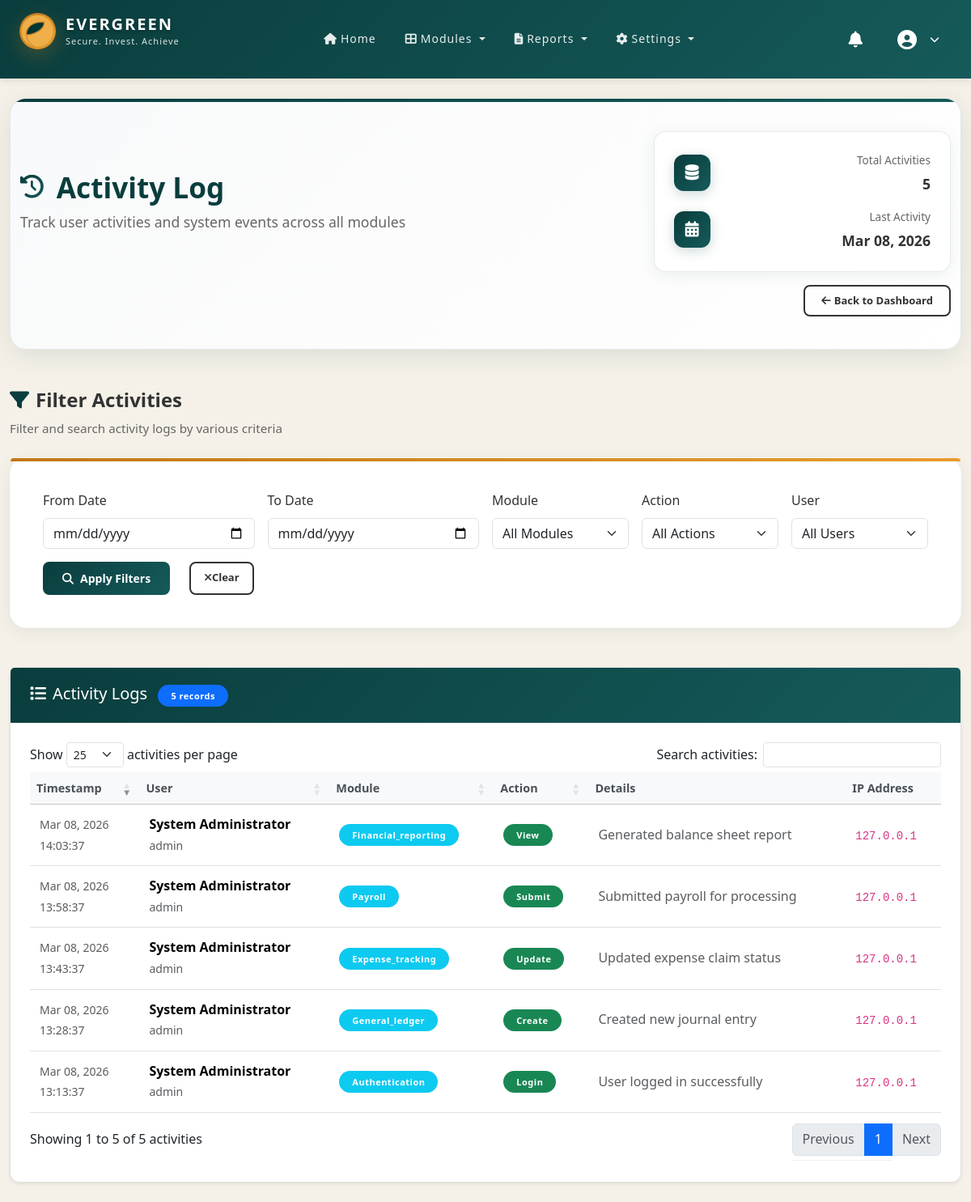
The page /accounting-and-finance/modules/activity-log.php (signed in) on the database its author committed.
### tables this page shows
CREATE TABLE IF NOT EXISTS activity_logs (
    id INT AUTO_INCREMENT PRIMARY KEY,
    user_id INT NOT NULL,
    action VARCHAR(100) NOT NULL,
    module VARCHAR(100) NOT NULL,
    details TEXT,
    ip_address VARCHAR(45),
    created_at DATETIME DEFAULT CURRENT_TIMESTAMP,
    INDEX idx_user_id (user_id),
    INDEX idx_module (module),
    INDEX idx_action (action),
    INDEX idx_created_at (created_at),
    FOREIGN KEY (user_id) REFERENCES users(id) ON DELETE CASCADE
);

CREATE TABLE `users` (
  `id` int(11) NOT NULL,
  `username` varchar(50) NOT NULL,
  `password_hash` varchar(255) NOT NULL,
  `email` varchar(100) NOT NULL,
  `full_name` varchar(100) NOT NULL,
  `is_active` tinyint(1) DEFAULT 1,
  `last_login` datetime DEFAULT NULL,
  `created_at` datetime DEFAULT current_timestamp(),
  `updated_at` datetime DEFAULT current_timestamp() ON UPDATE current_timestamp()
);

### accounting-and-finance/modules/activity-log.php (the view, shortened to what this page needs)
<?php
require_once '../includes/session.php';
$date_from = $_GET['date_from'] ?? '';
$date_to = $_GET['date_to'] ?? '';
$sql = "SELECT
            al.id,
            al.user_id,
            al.action,
            al.module,
            al.details,
            al.ip_address,
            al.created_at,
            u.full_name as user_name,
            u.username
        FROM activity_logs al
        LEFT JOIN users u ON al.user_id = u.id
        WHERE 1=1";
$sql .= " ORDER BY al.created_at DESC LIMIT 1000";
$activity_logs = [];
$hasResults = false;
if ($conn) {
    $stmt = $conn->prepare($sql);
    if ($stmt !== false) {
        $stmt->execute();
        $result = $stmt->get_result();
        while ($row = $result->fetch_assoc()) {
            $activity_logs[] = $row;
        }
        $hasResults = count($activity_logs) > 0;
    }
}
?>
<!DOCTYPE html>
<html lang="en">
<head>
    <link href="https://cdn.jsdelivr.net/npm/bootstrap@5.3.2/dist/css/bootstrap.min.css" rel="stylesheet">
    <link rel="stylesheet" href="https://cdnjs.cloudflare.com/ajax/libs/font-awesome/6.5.1/css/all.min.css">
    <link rel="stylesheet" href="https://cdn.datatables.net/1.13.7/css/dataTables.bootstrap5.min.css">
    <link rel="stylesheet" href="../assets/css/style.css">
    <link rel="stylesheet" href="../assets/css/dashboard.css">
    <link rel="stylesheet" href="../assets/css/financial-reporting.css">
</head>
<body>
    <nav class="navbar navbar-expand-lg navbar-custom">
        <div class="container-fluid px-4">
            <div class="logo-section">
                <div class="logo-circle">
                    <img src="../assets/image/LOGO.png" alt="Evergreen Logo" class="logo-img">
                </div>
                <div class="logo-text">
                    <h1>EVERGREEN</h1>
                    <p>Secure. Invest. Achieve</p>
                </div>
            </div>
            <div class="collapse navbar-collapse justify-content-center" id="navbarNav">
                <ul class="navbar-nav">
                    <li class="nav-item">
                        <a class="nav-link" href="../core/dashboard.php">
                            <i class="fas fa-home me-1"></i>Home
                        </a>
                    </li>
                    <li class="nav-item dropdown">
                        <a class="nav-link dropdown-toggle" href="#" id="modulesDropdown" role="button" data-bs-toggle="dropdown" aria-expanded="false">
                            <i class="fas fa-th-large me-1"></i>Modules
                        </a>
                    </li>
                    <li class="nav-item dropdown">
                        <a class="nav-link dropdown-toggle" href="#" id="reportsDropdown" role="button" data-bs-toggle="dropdown" aria-expanded="false">
                            <i class="fas fa-file-alt me-1"></i>Reports
                        </a>
                    </li>
                    <li class="nav-item dropdown">
                        <a class="nav-link dropdown-toggle" href="#" id="settingsDropdown" role="button" data-bs-toggle="dropdown" aria-expanded="false">
                            <i class="fas fa-cog me-1"></i>Settings
                        </a>
                    </li>
                </ul>
            </div>
            <div class="d-flex align-items-center gap-3">
                <div class="dropdown d-none d-md-block">
                    <a class="nav-icon-btn" href="#" id="notificationsDropdown" role="button" data-bs-toggle="dropdown" aria-expanded="false">
                        <i class="fas fa-bell"></i>
                    </a>
                </div>
                <div class="dropdown">
                    <a class="user-profile-btn" href="#" id="userDropdown" role="button" data-bs-toggle="dropdown" aria-expanded="false">
                        <i class="fas fa-user-circle me-2"></i>
                        <i class="fas fa-chevron-down ms-2 d-none d-lg-inline"></i>
                    </a>
                </div>
            </div>
        </div>
    </nav>
    <main class="container-fluid py-4">
        <div class="beautiful-page-header mb-5">
            <div class="container-fluid">
                <div class="row align-items-center">
                    <div class="col-lg-8">
                        <div class="header-content">
                            <h1 class="page-title-beautiful">
                                <i class="fas fa-history me-3"></i>
                                Activity Log
                            </h1>
                            <p class="page-subtitle-beautiful">
                                Track user activities and system events across all modules
                            </p>
                        </div>
                    </div>
                    <div class="col-lg-4 text-lg-end">
                        <div class="header-info-card">
                            <div class="info-item">
                                <div class="info-icon">
                                    <i class="fas fa-database"></i>
                                </div>
                                <div class="info-content">
                                    <div class="info-label">Total Activities</div>
                                    <div class="info-value"><?php echo count($activity_logs); ?></div>
                                </div>
                            </div>
                            <div class="info-item">
                                <div class="info-icon">
                                    <i class="fas fa-calendar-alt"></i>
                                </div>
                                <div class="info-content">
                                    <div class="info-label">Last Activity</div>
                                    <div class="info-value"><?php echo !empty($activity_logs) ? date('M d, Y', strtotime($activity_logs[0]['created_at'])) : 'N/A'; ?></div>
                                </div>
                            </div>
                        </div>
                    </div>
                </div>
                <div class="header-actions mt-3">
                    <a href="../core/dashboard.php" class="btn btn-outline-secondary">
                        <i class="fas fa-arrow-left me-1"></i>Back to Dashboard
                    </a>
                </div>
            </div>
        </div>
        <div class="filtering-section-modern">
            <div class="section-header-simple mb-4">
                <h2 class="section-title-simple">
                    <i class="fas fa-filter me-2" style="color: var(--primary-teal);"></i>Filter Activities
                </h2>
                <p class="section-subtitle-simple">Filter and search activity logs by various criteria</p>
            </div>
            <div class="filtering-card">
                <form method="GET" class="row g-3">
                    <div class="col-md-3">
                        <label for="date_from" class="form-label">From Date</label>
                        <input type="date" class="form-control" id="date_from" name="date_from" value="<?php echo htmlspecialchars($date_from); ?>">
                    </div>
                    <div class="col-md-3">
                        <label for="date_to" class="form-label">To Date</label>
                        <input type="date" class="form-control" id="date_to" name="date_to" value="<?php echo htmlspecialchars($date_to); ?>">
                    </div>
                    <div class="col-md-2">
                        <label for="module" class="form-label">Module</label>
                        <select class="form-select" id="module" name="module">
                            <option value="">All Modules</option>
                        </select>
                    </div>
                    <div class="col-md-2">
                        <label for="action" class="form-label">Action</label>
                        <select class="form-select" id="action" name="action">
                            <option value="">All Actions</option>
                        </select>
                    </div>
                    <div class="col-md-2">
                        <label for="user_id" class="form-label">User</label>
                        <select class="form-select" id="user_id" name="user_id">
                            <option value="">All Users</option>
                        </select>
                    </div>
                    <div class="col-12">
                        <div class="filter-actions">
                            <button type="submit" class="btn btn-primary btn-lg me-3 px-4">
                                <i class="fas fa-search me-2"></i>Apply Filters
                            </button>
                            <a href="activity-log.php" class="btn btn-outline-secondary btn-lg px-3">
                                <i class="fas fa-times"></i>Clear
                            </a>
                        </div>
                    </div>
                </form>
            </div>
        </div>
        <div class="card shadow-sm">
            <div class="card-header">
                <h5 class="card-title mb-0">
                    <i class="fas fa-list me-2"></i>Activity Logs
                    <span class="badge bg-primary ms-2"><?php echo count($activity_logs); ?> records</span>
                </h5>
            </div>
            <div class="card-body">
                <?php if ($hasResults): ?>
                    <div class="table-responsive">
                        <table class="table table-hover" id="activityTable">
                            <thead class="table-light">
                                <tr>
                                    <th>Timestamp</th>
                                    <th>User</th>
                                    <th>Module</th>
                                    <th>Action</th>
                                    <th>Details</th>
                                    <th>IP Address</th>
                                </tr>
                            </thead>
                            <tbody>
                                <?php foreach ($activity_logs as $log): ?>
                                    <tr>
                                        <td>
                                            <span class="text-muted small">
                                                <?php echo date('M d, Y', strtotime($log['created_at'])); ?><br>
                                                <?php echo date('H:i:s', strtotime($log['created_at'])); ?>
                                            </span>
                                        </td>
                                        <td>
                                            <div>
                                                <strong><?php echo htmlspecialchars($log['user_name'] ?? 'Unknown'); ?></strong><br>
                                                <small class="text-muted"><?php echo htmlspecialchars($log['username'] ?? ''); ?></small>
                                            </div>
                                        </td>
                                        <td>
                                            <span class="badge bg-info">
                                                <?php echo htmlspecialchars(ucfirst($log['module'] ?? 'Unknown')); ?>
                                            </span>
                                        </td>
                                        <td>
                                            <span class="badge bg-success">
                                                <?php echo htmlspecialchars(ucfirst($log['action'] ?? 'Unknown')); ?>
                                            </span>
                                        </td>
                                        <td>
                                            <span class="text-muted">
                                                <?php echo htmlspecialchars($log['details'] ?? 'No details'); ?>
                                            </span>
                                        </td>
                                        <td>
                                            <code class="small"><?php echo htmlspecialchars($log['ip_address'] ?? 'N/A'); ?></code>
                                        </td>
                                    </tr>
                                <?php endforeach; ?>
                            </tbody>
                        </table>
                    </div>
                <?php endif; ?>
            </div>
        </div>
    </main>
</body>
</html>

### accounting-and-finance/assets/css/style.css (style rules this page uses)
* { margin: 0; padding: 0; box-sizing: border-box; }
body { font-family: 'Inter', 'Segoe UI', Tahoma, Geneva, Verdana, sans-serif; background-color: #F5F1E8; color: #333; line-height: 1.6; }
.logo-section { display: flex; align-items: center; justify-content: center; gap: 20px; color: #FFF; margin-bottom: 20px; }
.logo-circle { width: 60px; height: 60px; background: linear-gradient(135deg, #C17817 0%, #E89B2E 100%); border-radius: 50%; display: flex; align-items: center; justify-content: center; font-size: 32px; font-weight: bold; color: #FFF; box-shadow: 0 8px 25px rgba(193, 120, 23, 0.3); animation: pulse 2s infinite; overflow: hidden; }
.logo-img { width: 100%; height: 100%; object-fit: cover; border-radius: 50%; }
.logo-text h1 { font-size: 28px; margin: 0; letter-spacing: 3px; font-weight: 700; text-shadow: 0 2px 4px rgba(0, 0, 0, 0.3); }
.logo-text p { font-size: 14px; margin: 0; opacity: 0.95; font-weight: 300; letter-spacing: 1px; }
.nav-link { text-decoration: none; color: #333; font-weight: 600; font-size: 14px; padding: 8px 0; transition: color 0.3s; letter-spacing: 1px; }

### accounting-and-finance/assets/css/dashboard.css (style rules this page uses)
:root { --primary-teal: #0A3D3D; --secondary-teal: #165A5A; --accent-gold: #C17817; --light-gold: #E89B2E; --bg-cream: #F5F1E8; }
body { background-color: var(--bg-cream); font-family: 'Segoe UI', Tahoma, Geneva, Verdana, sans-serif; }
.navbar-custom { background: linear-gradient(135deg, var(--primary-teal) 0%, var(--secondary-teal) 100%); box-shadow: 0 2px 10px rgba(0,0,0,0.1); padding: 1rem 0; }
.logo-section { display: flex; align-items: center; gap: 12px; }
.logo-circle { width: 45px; height: 45px; background: linear-gradient(135deg, var(--accent-gold) 0%, var(--light-gold) 100%); border-radius: 50%; display: flex; align-items: center; justify-content: center; font-size: 24px; font-weight: bold; color: #fff; overflow: hidden; }
.logo-img { width: 100%; height: 100%; object-fit: cover; border-radius: 50%; }
.logo-text h1 { font-size: 20px; margin: 0; letter-spacing: 2px; color: #fff; }
.logo-text p { font-size: 11px; margin: 0; color: rgba(255,255,255,0.9); }
.navbar-custom .nav-link { color: rgba(255,255,255,0.9) !important; font-weight: 500; margin: 0 10px; transition: all 0.3s; }
.nav-icon-btn { position: relative; color: #fff; font-size: 20px; text-decoration: none; transition: all 0.3s; padding: 8px 12px; border-radius: 8px; }
.user-profile-btn { color: #fff; text-decoration: none; font-size: 14px; display: flex; align-items: center; padding: 8px 15px; border-radius: 8px; transition: all 0.3s; }
.user-profile-btn i.fa-user-circle { font-size: 24px; }
.user-profile-btn i.fa-chevron-down { font-size: 12px; }

### rows shown on the page
activity_logs: created_at "Mar 08, 2026", created_at "14:03:37", user.full_name "System Administrator", user.username "admin", module "Financial_reporting", action "View", details "Generated balance sheet report", ip_address "127.0.0.1"
activity_logs: created_at "Mar 08, 2026", created_at "13:58:37", user.full_name "System Administrator", user.username "admin", module "Payroll", action "Submit", details "Submitted payroll for processing", ip_address "127.0.0.1"
activity_logs: created_at "Mar 08, 2026", created_at "13:43:37", user.full_name "System Administrator", user.username "admin", module "Expense_tracking", action "Update", details "Updated expense claim status", ip_address "127.0.0.1"
activity_logs: created_at "Mar 08, 2026", created_at "13:28:37", user.full_name "System Administrator", user.username "admin", module "General_ledger", action "Create", details "Created new journal entry", ip_address "127.0.0.1"
activity_logs: created_at "Mar 08, 2026", created_at "13:13:37", user.full_name "System Administrator", user.username "admin", module "Authentication", action "Login", details "User logged in successfully", ip_address "127.0.0.1"

### other values the page prints
count($activity_logs) "5"
